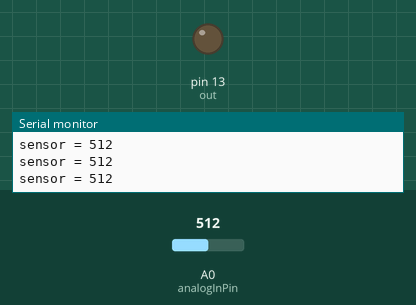
A sketch run on a simulated Arduino Uno, built with avr-gcc and run on an emulated ATmega328P. Parts: output pins drawn as LEDs (lit = HIGH), the last lines printed to the serial monitor. The test bench sets the inputs (shaded band); at power-on: A0 (analogInPin) = 512.

Above: at 1.2 s.
1.3 s: A0 (analogInPin) set to 683
2.8 s: A0 (analogInPin) set to 711
At 3.4 s:
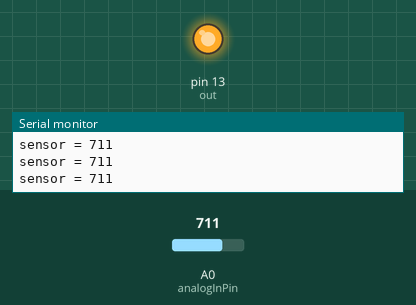
4.3 s: A0 (analogInPin) set to 690
At 5.0 s:
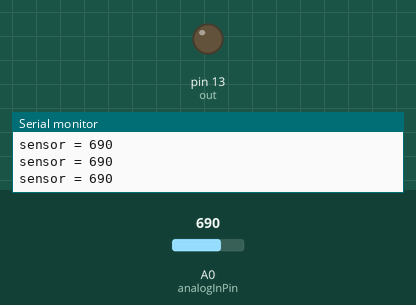
5.8 s: A0 (analogInPin) set to 710
At 6.5 s:
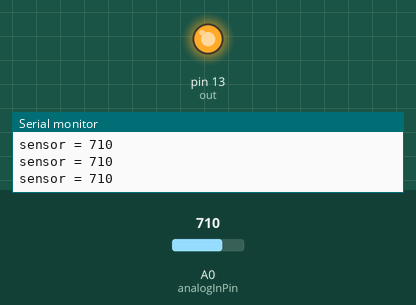
Timing chart, 0 to 8.3 s (numbered marks = the images above; inputs shaded):
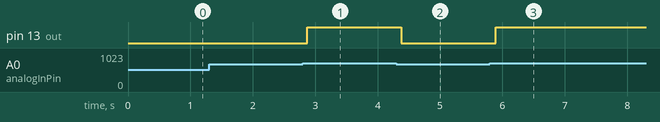

The sketch:

IR-sensor_raunak_jul18b.ino
```cpp
int analogInPin = A0;

int out = 13;
int sensorValue = 0;

void setup() {
  Serial.begin(9600);
  pinMode(out, OUTPUT );
}

void loop() {
  sensorValue = analogRead(analogInPin);

  Serial.print("sensor = ");
  Serial.println(sensorValue);

  delay(50);

  if(sensorValue>700)
  {
    digitalWrite(out,1);
  }
  else
  {
    digitalWrite(out,0);
  }
}
```

Measured:
- the behaviour switches between 700 and 701 on A0 (analogInPin) (found by bisection; images 0 and 1)
- after the input at 2.8 s, pin 13 (out): LOW → HIGH after 0.07 s
- after the input at 4.3 s, pin 13 (out): HIGH → LOW after 0.08 s
- after the input at 5.8 s, pin 13 (out): LOW → HIGH after 0.09 s
